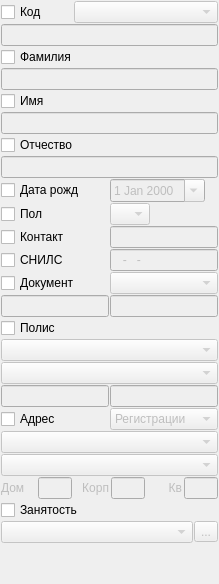
                <widget class="QWidget" name="tabFind">
                 <attribute name="title">
                  <string>&amp;Поиск</string>
                 </attribute>
                 <layout class="QGridLayout" name="gridLayout_18">
                  <property name="margin">
                   <number>1</number>
                  </property>
                  <property name="spacing">
                   <number>1</number>
                  </property>
                  <item row="0" column="0" colspan="2">
                   <widget class="QCheckBox" name="chkFilterId">
                    <property name="text">
                     <string>Код</string>
                    </property>
                   </widget>
                  </item>
                  <item row="2" column="0" colspan="7">
                   <widget class="QLineEdit" name="edtFilterId">
                    <property name="enabled">
                     <bool>false</bool>
                    </property>
                    <property name="maxLength">
                     <number>16</number>
                    </property>
                   </widget>
                  </item>
                  <item row="3" column="0" colspan="7">
                   <widget class="QCheckBox" name="chkFilterLastName">
                    <property name="text">
                     <string>Фамилия</string>
                    </property>
                   </widget>
                  </item>
                  <item row="4" column="0" colspan="7">
                   <widget class="QLineEdit" name="edtFilterLastName">
                    <property name="enabled">
                     <bool>false</bool>
                    </property>
                   </widget>
                  </item>
                  <item row="5" column="0" colspan="7">
                   <widget class="QCheckBox" name="chkFilterFirstName">
                    <property name="text">
                     <string>Имя</string>
                    </property>
                   </widget>
                  </item>
                  <item row="6" column="0" colspan="7">
                   <widget class="QLineEdit" name="edtFilterFirstName">
                    <property name="enabled">
                     <bool>false</bool>
                    </property>
                   </widget>
                  </item>
                  <item row="7" column="0" colspan="7">
                   <widget class="QCheckBox" name="chkFilterPatrName">
                    <property name="text">
                     <string>Отчество</string>
                    </property>
                   </widget>
                  </item>
                  <item row="8" column="0" colspan="7">
                   <widget class="QLineEdit" name="edtFilterPatrName">
                    <property name="enabled">
                     <bool>false</bool>
                    </property>
                   </widget>
                  </item>
                  <item row="9" column="0" colspan="3">
                   <widget class="QCheckBox" name="chkFilterBirthDay">
                    <property name="sizePolicy">
                     <sizepolicy hsizetype="Preferred" vsizetype="Fixed">
                      <horstretch>0</horstretch>
                      <verstretch>0</verstretch>
                     </sizepolicy>
                    </property>
                    <property name="text">
                     <string>Дата рожд</string>
                    </property>
                   </widget>
                  </item>
                  <item row="9" column="3" colspan="4">
                   <widget class="CDateEdit" name="edtFilterBirthDay">
                    <property name="enabled">
                     <bool>false</bool>
                    </property>
                    <property name="sizePolicy">
                     <sizepolicy hsizetype="Maximum" vsizetype="Fixed">
                      <horstretch>0</horstretch>
                      <verstretch>0</verstretch>
                     </sizepolicy>
                    </property>
                    <property name="calendarPopup">
                     <bool>true</bool>
                    </property>
                   </widget>
                  </item>
                  <item row="10" column="0" colspan="3">
                   <widget class="QCheckBox" name="chkFilterSex">
                    <property name="text">
                     <string>Пол</string>
                    </property>
                   </widget>
                  </item>
                  <item row="10" column="3" colspan="2">
                   <widget class="QComboBox" name="cmbFilterSex">
                    <property name="enabled">
                     <bool>false</bool>
                    </property>
                    <property name="maximumSize">
                     <size>
                      <width>40</width>
                      <height>16777215</height>
                     </size>
                    </property>
                    <item>
                     <property name="text">
                      <string/>
                     </property>
                    </item>
                    <item>
                     <property name="text">
                      <string>М</string>
                     </property>
                    </item>
                    <item>
                     <property name="text">
                      <string>Ж</string>
                     </property>
                    </item>
                   </widget>
                  </item>
                  <item row="10" column="5" colspan="2">
                   <spacer>
                    <property name="orientation">
                     <enum>Qt::Horizontal</enum>
                    </property>
                    <property name="sizeHint" stdset="0">
                     <size>
                      <width>21</width>
                      <height>20</height>
                     </size>
                    </property>
                   </spacer>
                  </item>
                  <item row="12" column="0" colspan="3">
                   <widget class="QCheckBox" name="chkFilterSNILS">
                    <property name="text">
                     <string>СНИЛС</string>
                    </property>
                   </widget>
                  </item>
                  <item row="15" column="0" colspan="3">
                   <widget class="QCheckBox" name="chkFilterDocument">
                    <property name="text">
                     <string>Документ</string>
                    </property>
                   </widget>
                  </item>
                  <item row="15" column="3" colspan="4">
                   <widget class="CRBComboBox" name="cmbFilterDocumentType">
                    <property name="enabled">
                     <bool>false</bool>
                    </property>
                    <property name="sizePolicy">
                     <sizepolicy hsizetype="Preferred" vsizetype="Fixed">
                      <horstretch>0</horstretch>
                      <verstretch>0</verstretch>
                     </sizepolicy>
                    </property>
                    <property name="minimumSize">
                     <size>
                      <width>100</width>
                      <height>0</height>
                     </size>
                    </property>
                   </widget>
                  </item>
                  <item row="16" column="0" colspan="3">
                   <widget class="QLineEdit" name="edtFilterDocumentSerial">
                    <property name="enabled">
                     <bool>false</bool>
                    </property>
                   </widget>
                  </item>
                  <item row="16" column="3" colspan="4">
                   <widget class="QLineEdit" name="edtFilterDocumentNumber">
                    <property name="enabled">
                     <bool>false</bool>
                    </property>
                   </widget>
                  </item>
                  <item row="17" column="0" colspan="7">
                   <widget class="QCheckBox" name="chkFilterPolicy">
                    <property name="text">
                     <string>Полис</string>
                    </property>
                   </widget>
                  </item>
                  <item row="19" column="0" colspan="7">
                   <widget class="CInsurerComboBox" name="cmbFilterPolicyInsurer">
                    <property name="enabled">
                     <bool>false</bool>
                    </property>
                   </widget>
                  </item>
                  <item row="20" column="0" colspan="3">
                   <widget class="CPolicySerialEdit" name="edtFilterPolicySerial">
                    <property name="enabled">
                     <bool>false</bool>
                    </property>
                   </widget>
                  </item>
                  <item row="20" column="3" colspan="4">
                   <widget class="QLineEdit" name="edtFilterPolicyNumber">
                    <property name="enabled">
                     <bool>false</bool>
                    </property>
                   </widget>
                  </item>
                  <item row="21" column="0" colspan="3">
                   <widget class="QCheckBox" name="chkFilterAddress">
                    <property name="text">
                     <string>Адрес</string>
                    </property>
                   </widget>
                  </item>
                  <item row="21" column="3" colspan="4">
                   <widget class="QComboBox" name="cmbFilterAddressType">
                    <property name="enabled">
                     <bool>false</bool>
                    </property>
                    <property name="sizePolicy">
                     <sizepolicy hsizetype="Expanding" vsizetype="Fixed">
                      <horstretch>0</horstretch>
                      <verstretch>0</verstretch>
                     </sizepolicy>
                    </property>
                    <item>
                     <property name="text">
                      <string>Регистрации</string>
                     </property>
                    </item>
                    <item>
                     <property name="text">
                      <string>Проживания</string>
                     </property>
                    </item>
                   </widget>
                  </item>
                  <item row="22" column="0" colspan="7">
                   <widget class="CKLADRComboBox" name="cmbFilterAddressCity">
                    <property name="enabled">
                     <bool>false</bool>
                    </property>
                    <property name="sizePolicy">
                     <sizepolicy hsizetype="Expanding" vsizetype="Fixed">
                      <horstretch>0</horstretch>
                      <verstretch>0</verstretch>
                     </sizepolicy>
                    </property>
                   </widget>
                  </item>
                  <item row="23" column="0" colspan="7">
                   <widget class="CStreetComboBox" name="cmbFilterAddressStreet">
                    <property name="enabled">
                     <bool>false</bool>
                    </property>
                    <property name="sizePolicy">
                     <sizepolicy hsizetype="Expanding" vsizetype="Fixed">
                      <horstretch>0</horstretch>
                      <verstretch>0</verstretch>
                     </sizepolicy>
                    </property>
                   </widget>
                  </item>
                  <item row="24" column="0" colspan="7">
                   <layout class="QHBoxLayout" name="horizontalLayout_5">
                    <property name="spacing">
                     <number>2</number>
                    </property>
                    <item>
                     <widget class="QLabel" name="lblFilterAddressHouse">
                      <property name="enabled">
                       <bool>false</bool>
                      </property>
                      <property name="text">
                       <string>Дом</string>
                      </property>
                      <property name="alignment">
                       <set>Qt::AlignLeading|Qt::AlignLeft|Qt::AlignVCenter</set>
                      </property>
                      <property name="buddy">
                       <cstring>edtFilterAddressHouse</cstring>
                      </property>
                     </widget>
                    </item>
                    <item>
                     <widget class="QLineEdit" name="edtFilterAddressHouse">
                      <property name="enabled">
                       <bool>false</bool>
                      </property>
                      <property name="sizePolicy">
                       <sizepolicy hsizetype="Ignored" vsizetype="Fixed">
                        <horstretch>0</horstretch>
                        <verstretch>0</verstretch>
                       </sizepolicy>
                      </property>
                     </widget>
                    </item>
                    <item>
                     <widget class="QLabel" name="lblFilterAddressCorpus">
                      <property name="enabled">
                       <bool>false</bool>
                      </property>
                      <property name="text">
                       <string>Корп</string>
                      </property>
                      <property name="alignment">
                       <set>Qt::AlignRight|Qt::AlignTrailing|Qt::AlignVCenter</set>
                      </property>
                      <property name="buddy">
                       <cstring>edtFilterAddressCorpus</cstring>
                      </property>
                     </widget>
                    </item>
                    <item>
                     <widget class="QLineEdit" name="edtFilterAddressCorpus">
                      <property name="enabled">
                       <bool>false</bool>
                      </property>
                      <property name="sizePolicy">
                       <sizepolicy hsizetype="Ignored" vsizetype="Fixed">
                        <horstretch>0</horstretch>
                        <verstretch>0</verstretch>
                       </sizepolicy>
                      </property>
                     </widget>
                    </item>
                    <item>
                     <widget class="QLabel" name="lblFilterAddressFlat">
                      <property name="enabled">
                       <bool>false</bool>
                      </property>
                      <property name="text">
                       <string>Кв</string>
                      </property>
                      <property name="alignment">
                       <set>Qt::AlignRight|Qt::AlignTrailing|Qt::AlignVCenter</set>
                      </property>
                      <property name="buddy">
                       <cstring>edtFilterAddressFlat</cstring>
                      </property>
                     </widget>
                    </item>
                    <item>
                     <widget class="QLineEdit" name="edtFilterAddressFlat">
                      <property name="enabled">
                       <bool>false</bool>
                      </property>
                      <property name="sizePolicy">
                       <sizepolicy hsizetype="Ignored" vsizetype="Fixed">
                        <horstretch>0</horstretch>
                        <verstretch>0</verstretch>
                       </sizepolicy>
                      </property>
                     </widget>
                    </item>
                   </layout>
                  </item>
                  <item row="25" column="0" colspan="6">
                   <widget class="QCheckBox" name="chkFilterWorkOrganisation">
                    <property name="text">
                     <string>Занятость</string>
                    </property>
                   </widget>
                  </item>
                  <item row="26" column="0" colspan="6">
                   <widget class="COrgComboBox" name="cmbWorkOrganisation">
                    <property name="enabled">
                     <bool>false</bool>
                    </property>
                   </widget>
                  </item>
                  <item row="26" column="6">
                   <widget class="QToolButton" name="btnSelectWorkOrganisation">
                    <property name="enabled">
                     <bool>false</bool>
                    </property>
                    <property name="text">
                     <string>...</string>
                    </property>
                   </widget>
                  </item>
                  <item row="27" column="0">
                   <spacer name="verticalSpacer_3">
                    <property name="orientation">
                     <enum>Qt::Vertical</enum>
                    </property>
                    <property name="sizeHint" stdset="0">
                     <size>
                      <width>20</width>
                      <height>40</height>
                     </size>
                    </property>
                   </spacer>
                  </item>
                  <item row="12" column="3" colspan="4">
                   <widget class="QLineEdit" name="edtFilterSNILS">
                    <property name="enabled">
                     <bool>false</bool>
                    </property>
                    <property name="inputMask">
                     <string>999-999-999 99; </string>
                    </property>
                   </widget>
                  </item>
                  <item row="0" column="2" colspan="5">
                   <widget class="CRBComboBox" name="cmbFilterAccountingSystem">
                    <property name="enabled">
                     <bool>false</bool>
                    </property>
                   </widget>
                  </item>
                  <item row="11" column="3" colspan="4">
                   <widget class="QLineEdit" name="edtFilterContact">
                    <property name="enabled">
                     <bool>false</bool>
                    </property>
                   </widget>
                  </item>
                  <item row="11" column="0" colspan="3">
                   <widget class="QCheckBox" name="chkFilterContact">
                    <property name="text">
                     <string>Контакт</string>
                    </property>
                   </widget>
                  </item>
                  <item row="18" column="0" colspan="7">
                   <widget class="CRBComboBox" name="cmbFilterPolicyType">
                    <property name="enabled">
                     <bool>false</bool>
                    </property>
                   </widget>
                  </item>
                 </layout>
                </widget>
